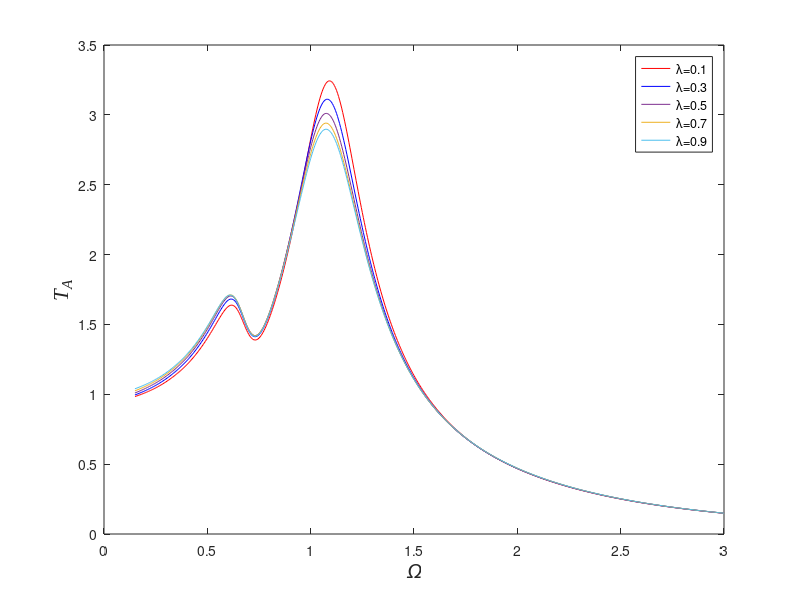

This figure's MATLAB source:
clc;clear all;

%原始股：
% epsilon=0.1; w0=10; k2=178.0715; kesi=6.1938; f=10; dp=0; di=0; p=0.6; dd=0; g=1.5; k=-63.31; tau=0;

%时滞分数阶PID
epsilon=0.1; w0=10; k2=60; kesi=2; f=10; dp=10; di=60; dd=10; q=1.5; k=-10; tau=0.1;

W=0.15:0.005:3;
L1=length(W);

p1=0.1;
for i=1:L1
    w(i)=w0*W(i);
    sigma(i)=w0^2*(W(i)^2-1)/epsilon;
    a11(i)=di*w(i)^(-p1)*sin(p1*pi/2+w(i)*tau)-dd*w(i)^q*sin(q*pi/2-w(i)*tau)+dp*sin(w(i)*tau)-kesi*w(i)*k2^2/(kesi^2*w(i)^2+(k+k2-w(i)^2)^2);
    a12(i)=di*w(i)^(-p1)*cos(p1*pi/2+w(i)*tau)+dd*w(i)^q*cos(q*pi/2-w(i)*tau)+dp*cos(w(i)*tau)+k2-sigma(i)-k2^2*(k+k2-w(i)^2)/(kesi^2*w(i)^2+(k+k2-w(i)^2)^2);
    a1(i)=100*f/(a11(i)^2+a12(i)^2)^0.5;
end

p2=0.3;
for i=1:L1
    w(i)=w0*W(i);
    sigma(i)=w0^2*(W(i)^2-1)/epsilon;
    a11(i)=di*w(i)^(-p2)*sin(p2*pi/2+w(i)*tau)-dd*w(i)^q*sin(q*pi/2-w(i)*tau)+dp*sin(w(i)*tau)-kesi*w(i)*k2^2/(kesi^2*w(i)^2+(k+k2-w(i)^2)^2);
    a12(i)=di*w(i)^(-p2)*cos(p2*pi/2+w(i)*tau)+dd*w(i)^q*cos(q*pi/2-w(i)*tau)+dp*cos(w(i)*tau)+k2-sigma(i)-k2^2*(k+k2-w(i)^2)/(kesi^2*w(i)^2+(k+k2-w(i)^2)^2);
    a2(i)=100*f/(a11(i)^2+a12(i)^2)^0.5;
end

p3=0.5;
for i=1:L1
    w(i)=w0*W(i);
    sigma(i)=w0^2*(W(i)^2-1)/epsilon;
    a11(i)=di*w(i)^(-p3)*sin(p3*pi/2+w(i)*tau)-dd*w(i)^q*sin(q*pi/2-w(i)*tau)+dp*sin(w(i)*tau)-kesi*w(i)*k2^2/(kesi^2*w(i)^2+(k+k2-w(i)^2)^2);
    a12(i)=di*w(i)^(-p3)*cos(p3*pi/2+w(i)*tau)+dd*w(i)^q*cos(q*pi/2-w(i)*tau)+dp*cos(w(i)*tau)+k2-sigma(i)-k2^2*(k+k2-w(i)^2)/(kesi^2*w(i)^2+(k+k2-w(i)^2)^2);
    a3(i)=100*f/(a11(i)^2+a12(i)^2)^0.5;
end

p4=0.7;
for i=1:L1
    w(i)=w0*W(i);
    sigma(i)=w0^2*(W(i)^2-1)/epsilon;
    a11(i)=di*w(i)^(-p4)*sin(p4*pi/2+w(i)*tau)-dd*w(i)^q*sin(q*pi/2-w(i)*tau)+dp*sin(w(i)*tau)-kesi*w(i)*k2^2/(kesi^2*w(i)^2+(k+k2-w(i)^2)^2);
    a12(i)=di*w(i)^(-p4)*cos(p4*pi/2+w(i)*tau)+dd*w(i)^q*cos(q*pi/2-w(i)*tau)+dp*cos(w(i)*tau)+k2-sigma(i)-k2^2*(k+k2-w(i)^2)/(kesi^2*w(i)^2+(k+k2-w(i)^2)^2);
    a4(i)=100*f/(a11(i)^2+a12(i)^2)^0.5;
end

p5=0.9;
for i=1:L1
    w(i)=w0*W(i);
    sigma(i)=w0^2*(W(i)^2-1)/epsilon;
    a11(i)=di*w(i)^(-p5)*sin(p5*pi/2+w(i)*tau)-dd*w(i)^q*sin(q*pi/2-w(i)*tau)+dp*sin(w(i)*tau)-kesi*w(i)*k2^2/(kesi^2*w(i)^2+(k+k2-w(i)^2)^2);
    a12(i)=di*w(i)^(-p5)*cos(p5*pi/2+w(i)*tau)+dd*w(i)^q*cos(q*pi/2-w(i)*tau)+dp*cos(w(i)*tau)+k2-sigma(i)-k2^2*(k+k2-w(i)^2)/(kesi^2*w(i)^2+(k+k2-w(i)^2)^2);
    a5(i)=100*f/(a11(i)^2+a12(i)^2)^0.5;
end

plot(W, a1,'color',[1.00,0.00,0.00])
hold on
plot(W, a2,'color',[0.00,0.00,1.00])
hold on
plot(W, a3,'color',[0.49,0.18,0.56])
hold on
plot(W, a4,'color',[0.93,0.69,0.13])
hold on
plot(W, a5,'color',[0.30,0.75,0.93])
xlabel('\it\Omega','FontSize',15,'FontName','Times New Noman')
ylabel('\itT_A','FontSize',15,'FontName','Times New Roman')
legend('\lambda=0.1', '\lambda=0.3', '\lambda=0.5', '\lambda=0.7', '\lambda=0.9')
set(gca,'xtick',0:0.5:3)
set(gca,'ytick',0:0.5:3.5)
axis([0 3 0 3.5])